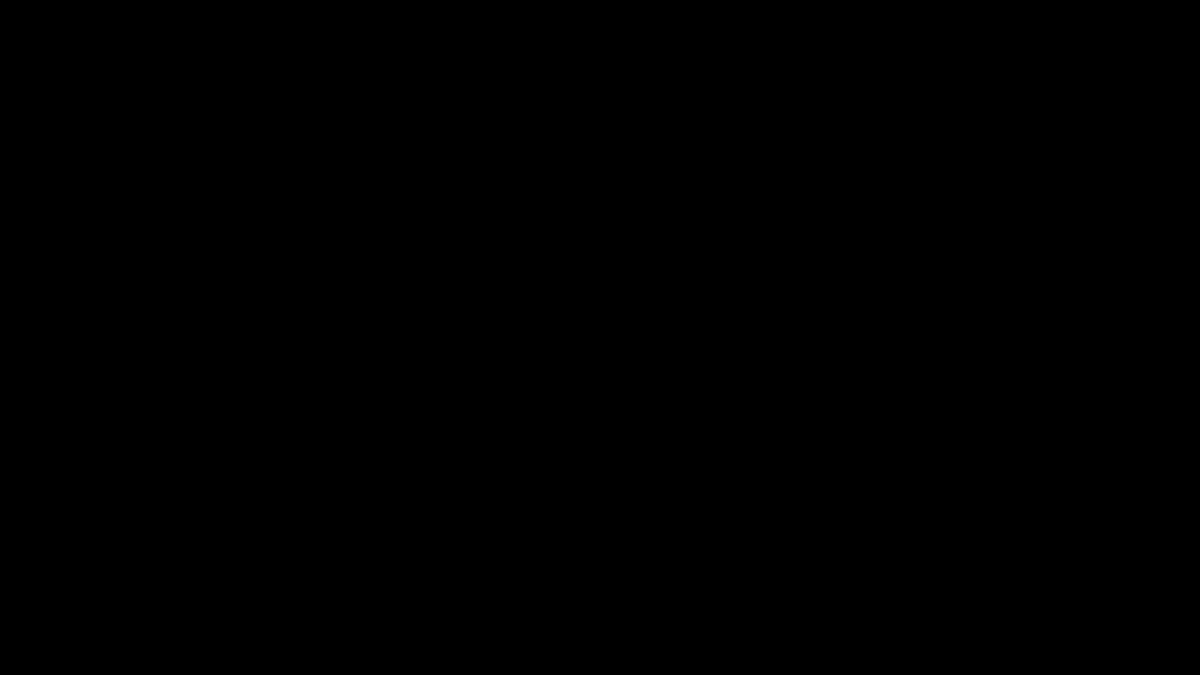
Frame 1 (no input)
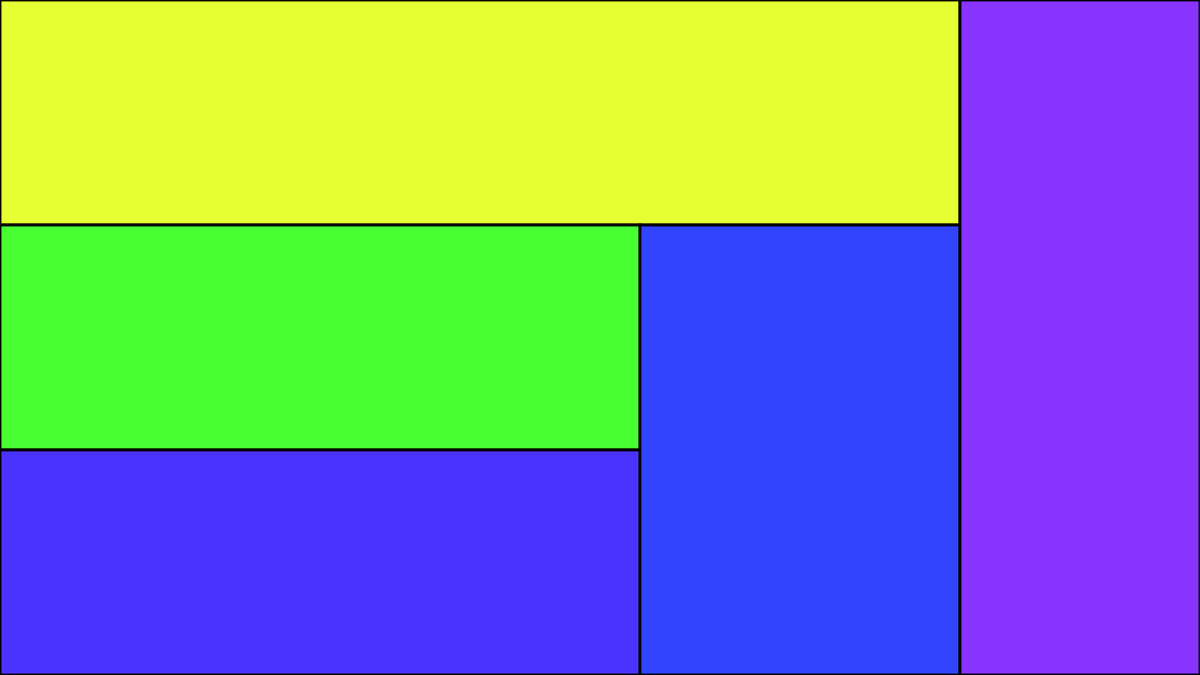
Frame 60 (no input)
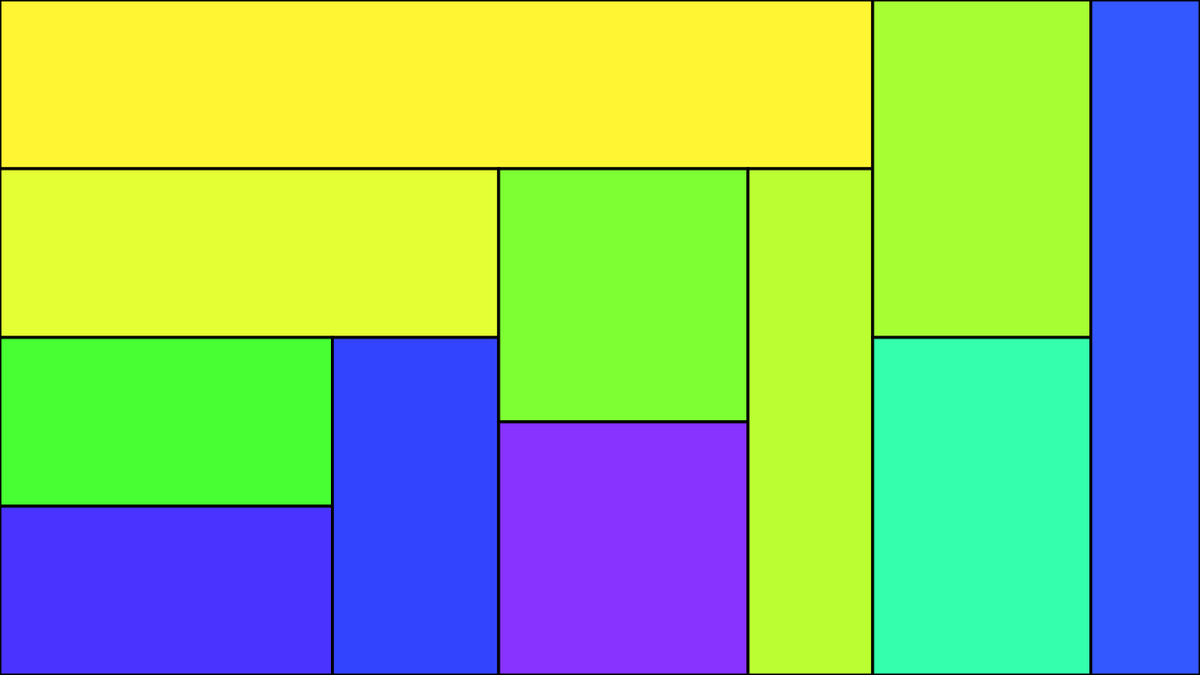
Frame 120 (the mouse pressed at the canvas centre since frame 60)

The p5.js sketch that drew these frames (run headless with seeded random() and noise() and a simulated clock; from frame 60 on, the mouse is pressed at the canvas centre):

// p5.js sketch
// ── sketch.js
let q;

function setup() {
  colorMode(HSL);
  q = new BinomialQueue();
  createCanvas(1280, 720);
}

function draw() {
  background(0);
  q.show();
  if (frameCount%10 == 0) {
    q.add(floor(random(0, 330)));
  }
}

// ── BinaryTree.js
class BinomialTree {
  constructor(n) {
    this.val = n;
    this.color = color(n, 100, 60);
    this.size = 1;
    this.children = [];
  }

  addChild(c) {
    this.size += c.getSize();
    this.children.unshift(c);
  }

  getVal() {
    return this.val;
  }

  getSize() {
    return this.size;
  }

  show(xMin, xMax, yMin, yMax) {
    push();
    fill(this.color);
    stroke(0);
    strokeWeight(3);
    rectMode(CORNERS);

    // show this value:
    // draw a rectangle that takes up the 1/(1+c) top portion
    // of the window where c is the number of children
    let bottom = (yMax - yMin)/(1 + this.children.length) + yMin;
    rect(xMin, yMin, xMax, bottom);

    // show the children proportional to their size
    let totalSize = 0;
    for (let c of this.children) {
      totalSize += c.getSize();
    }
    let runningSize = 0;
    for (let c of this.children) {
      let left = (xMax - xMin)*runningSize/totalSize + xMin;
      runningSize += c.getSize();
      let right = (xMax - xMin)*runningSize/totalSize + xMin;
      c.show(left, right, bottom, yMax);
    }
    pop();
  }

  print() {
    console.log(this.val);
    for (let c of this.children) {
      c.print();
    }
  }
}

// ── BinomialQueue.js
class BinomialQueue {
  constructor() {
    this.trees = [];
  }

  add(n) {
    let t = new BinomialTree(n);
    this.trees.push(t);
    let merging = true;
    while (merging) {
      merging = false;
      let len = this.trees.length;
      if (len > 1) {
        let tree1 = this.trees[len - 2];
        let tree2 = this.trees[len - 1];
        if (tree1.getSize() == tree2.getSize()) {
          let removal = mergeTrees(tree1, tree2);
          this.trees.splice(len - 1 - removal, 1);
          merging = true;
        }
      }
    }
  }

  show() {
    push();
    // show the trees proportional to their size
    let totalSize = 0;
    for (let c of this.trees) {
      totalSize += c.getSize();
    }
    let runningSize = 0;
    for (let c of this.trees) {
      let left = (width)*runningSize/totalSize;
      runningSize += c.getSize();
      let right = (width)*runningSize/totalSize;
      c.show(left, right, 0, height);
    }
    pop();
  }

  print() {
    for (let t of this.trees) {
      t.print();
    }
  }
}

function mergeTrees(t1, t2) {
  if (t1.getVal() < t2.getVal()) {
    t1.addChild(t2);
    return 0;
  } else {
    t2.addChild(t1);
    return 1;
  }
}
